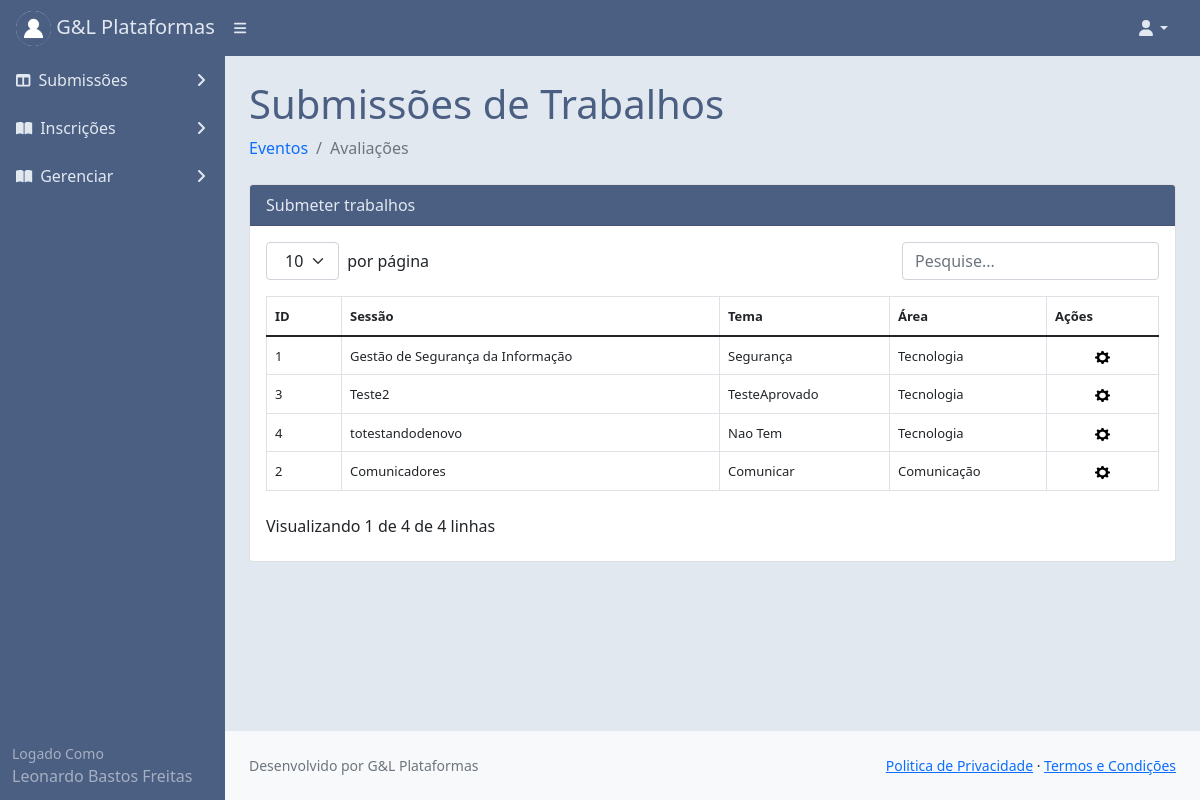
Page /submissoes/ (signed in) on the earlier database version.
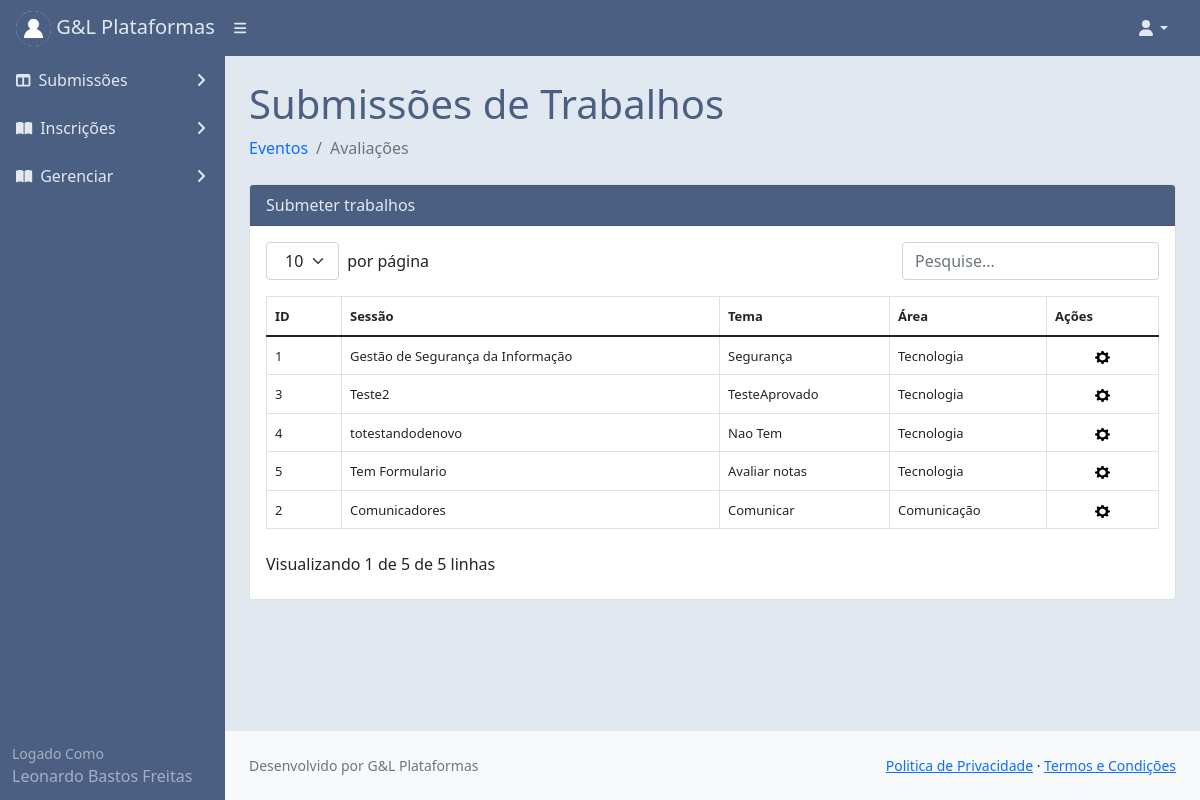
Same page on the later database version.
### core/models.py (models this page shows)
class Usuariocd(models.Model):
    cpf = models.CharField(max_length=11)
    nome = models.CharField(max_length=300)
    cep = models.CharField(max_length=8)
    nascimento = models.DateField()
    email = models.EmailField()
    endereco = models.CharField(max_length=500)
    cidade = models.CharField(max_length=150)
    bairro = models.CharField(max_length=150)
    pais = models.CharField(max_length=150)
    instituicao = models.CharField(max_length=150)
    cmp = models.CharField(max_length=3)
    categ = models.CharField(max_length=150)
    cinfo = models.CharField(max_length=3)
    gestor_plataforma = models.CharField(max_length=3)
    autor = models.CharField(max_length=3)
    avaliador = models.CharField(max_length=3)
    lider = models.CharField(max_length=3)
    id_usuario = models.BigIntegerField()
    contato = models.BigIntegerField(null=True)
    perfil = models.FileField(upload_to='')

class Sessoes(models.Model):
    data_criacao = models.DateTimeField(auto_now=True)
    nome = models.CharField(max_length=150)
    descricao = models.CharField(max_length=150)
    lider = models.CharField(max_length=150)
    tema = models.CharField(max_length=150)
    formulario = models.BigIntegerField()
    id_evento= models.BigIntegerField()

class Evento(models.Model):
    nome = models.CharField(max_length=150)
    cidade = models.CharField(max_length=150)
    estado = models.CharField(max_length=5)
    data_evento = models.DateTimeField()
    modalidade = models.CharField(max_length=150)
    status = models.CharField(max_length=30)
    data_criacao = models.DateTimeField(auto_now=True)
    logo = models.FileField(upload_to='')
    def get_data_evento(self):
        return self.data_evento.strftime('%d/%m/%Y às %H:%M')

### core/views.py (the view)
# urls.py: path('submissoes/', views.submissoes),
@login_required(login_url='/login/')
def submissoes(request):
    meuid = User.objects.filter(username=request.user)
    for m in meuid:
        mid = m.id
    usuarios = Usuariocd.objects.filter(id_usuario=mid)
    eventos = Evento.objects.filter(status='andamento')
    sessao = Sessoes.objects.all()
    dados = {'eventos': eventos,
             'usuarios': usuarios,
             'sessao':sessao}
    return render(request, 'submissoes.html', dados)

### templates/submissoes.html (shortened to what this page needs)
{% extends 'base.html' %}
{% load static %}
{% block content %}
<div id="layoutSidenav_content" style="background:#e2e8f0;">
                <main>
                    <div class="container-fluid px-4">
                        <h1 class="mt-4" style="color:#4B5F83;">Submissões de Trabalhos</h1>
                        <ol class="breadcrumb mb-4">
                            <li class="breadcrumb-item">
                                <a href="#" style="text-decoration:none;">Eventos</a></li>
                            <li class="breadcrumb-item active">Avaliações</li>
                        </ol>
                                <p class="mb-0">
                                  <div class="card">
                                 <div class="card-header" style="background:#4B5F83;color:#e2e8f0;">
                                     Submeter trabalhos
                                 </div>
                                <div class="card-body">
                                  <table class="table " id="datatablesSimple">
                                    <thead>
                                        <tr>
                                             <th><font size="2px">ID</font></th>
                                            <th><font size="2px">Sessão</font></th>
                                            <th><font size="2px">Tema</font></th>
                                            <th><font size="2px">Área</font></th>
                                            <th><font size="2px">Ações</font></th>
                                        </tr>
                                    </thead>
                                    <tbody>
                                            {% for eventos in eventos %}
                                            {% for sessao in sessao %}
                                            {% if sessao.id_evento == eventos.id %}
                                                                                 <tr>
                                             <td><font size="2px">{{sessao.id}}</font></td>
                                            <td><font size="2px">{{ sessao.nome }}  </font></td>
                                            <td><font size="2px">{{sessao.tema}}</font></td>
                                            <td><font size="2px">{{eventos.modalidade}}  </font></td>
                                            <td align="center"><font size="2px">
                                                <a type="button"
                                                  data-toggle="modal"
                                                  data-target="#modalacao{{sessao.id}}"
                                                  >
                                              <img width="15" height="15"
                                                    src={% static "assets/img/engrenagem.png" %} />
                                                </a>
                                            </font></td>
                                        </tr>
                                                 {% endif %}
                                            {% endfor %}
                                                {% endfor %}
                                    </tbody>
                                </table>
                                    </div>
                        </div>
                                </p>
                    </div>
                </main>
                <footer class="py-4 bg-light mt-auto">
                    <div class="container-fluid px-4">
                        <div class="d-flex align-items-center justify-content-between small">
                            <div class="text-muted">Desenvolvido por G&L Plataformas</div>
                            <div>
                                <a href="#">Politica de Privacidade</a>
                                &middot;
                                <a href="#">Termos e Condições</a>
                            </div>
                        </div>
                    </div>
                </footer>
            </div>
        </div>
{% endblock %}

### templates/base.html (shortened to what this page needs)
{% load static %}
<!DOCTYPE html>
<html lang="pt-br">
    <head>
        <link href={% static "css/styles.css" %} rel="stylesheet" />
    </head>
    <body>
        <nav class="sb-topnav navbar navbar-expand navbar-dark" style="background:#4B5F83;">
            <a class="navbar-brand ps-3" href="#" style="color:#e2e8f0;">
                {% for usuarios in usuarios %}
                <img src="/media/{{usuarios.perfil}}"
                     alt="Admin"
                     class="rounded-circle"
                     width="35" height="35"> G&L Plataformas
                {% endfor %}
            </a>
            <button class="btn btn-link btn-sm order-1 order-lg-0 me-4 me-lg-0" id="sidebarToggle" href="#!"><i class="fas fa-bars" style="color:#e2e8f0;"></i></button>
            <form class="d-none d-md-inline-block form-inline ms-auto me-0 me-md-3 my-2 my-md-0">
                <a href="#" style="text-decoration:none; color:#4B5F83;">
                </a>
                <a href="#" style="text-decoration:none; color:#4B5F83;">
                </a>
                <a href="/submissoes/" style="text-decoration:none; color:#4B5F83;">
                </a>
            </form>
            <ul class="navbar-nav ms-auto ms-md-0 me-3 me-lg-4">
                <li class="nav-item dropdown">
                    <a class="nav-link dropdown-toggle" id="navbarDropdown" href="#" role="button" data-bs-toggle="dropdown" aria-expanded="false" style="color:#e2e8f0;"><i class="fas fa-user fa-fw"></i></a>
                </li>
            </ul>
        </nav>
        <div id="layoutSidenav">
            <div id="layoutSidenav_nav" >
                <nav class="sb-sidenav accordion sb-sidenav-dark" id="sidenavAccordion" >
                    <div class="sb-sidenav-menu" style="background:#4B5F83;">
                        <div class="nav">
                            <a class="nav-link collapsed" href="#" data-bs-toggle="collapse" data-bs-target="#collapseLayouts" aria-expanded="false" aria-controls="collapseLayouts">
                                <div class="sb-nav-link-icon" style="color:#e2e8f0;"><i class="fas fa-columns"></i></div>
                               <div style="color:#e2e8f0;">Submissões</div>
                                <div class="sb-sidenav-collapse-arrow" style="color:#e2e8f0;"><i class="fas fa-angle-down"></i></div>
                            </a>
                             <a class="nav-link collapsed" href="#" data-bs-toggle="collapse" data-bs-target="#pagesCollapseAuth" aria-expanded="false" aria-controls="pagesCollapseAuth">
                                        <div class="sb-nav-link-icon" style="color:#e2e8f0;"><i class="fas fa-book-open"></i></div>
                                        <div style="color:#e2e8f0;">Inscrições</div>
                                        <div class="sb-sidenav-collapse-arrow" style="color:#e2e8f0;"><i class="fas fa-angle-down"></i></div>
                                    </a>
                            <a class="nav-link collapsed" href="#" data-bs-toggle="collapse" data-bs-target="#collapsePages" aria-expanded="false" aria-controls="collapsePages">
                                <div class="sb-nav-link-icon" style="color:#e2e8f0;"><i class="fas fa-book-open"></i></div>
                                <div style="color:#e2e8f0;">Gerenciar</div>
                                <div class="sb-sidenav-collapse-arrow" style="color:#e2e8f0;"><i class="fas fa-angle-down"></i></div>
                            </a>
                        </div>
                    </div>
                    <div class="sb-sidenav-footer" style="background:#4B5F83;">
                        <div class="small" >Logado Como</div>
                        {% for usuarios in usuarios %}
                        {{usuarios.nome}}
                        {% endfor %}
                    </div>
                </nav>
            </div>
{% block content %}{% endblock %}
    </body>
</html>

Differences in the rows shown:
added Sessoes: id "5", nome "Tem Formulario", tema "Avaliar notas", {{ eventos.modalidade }} "Tecnologia", id_evento 4 (drawn), shown under Evento "Tecnologia"
Other differences:
text written by a page script: "por página Visualizando 1 de 4 de 4 linhas" → "por página Visualizando 1 de 5 de 5 linhas"
